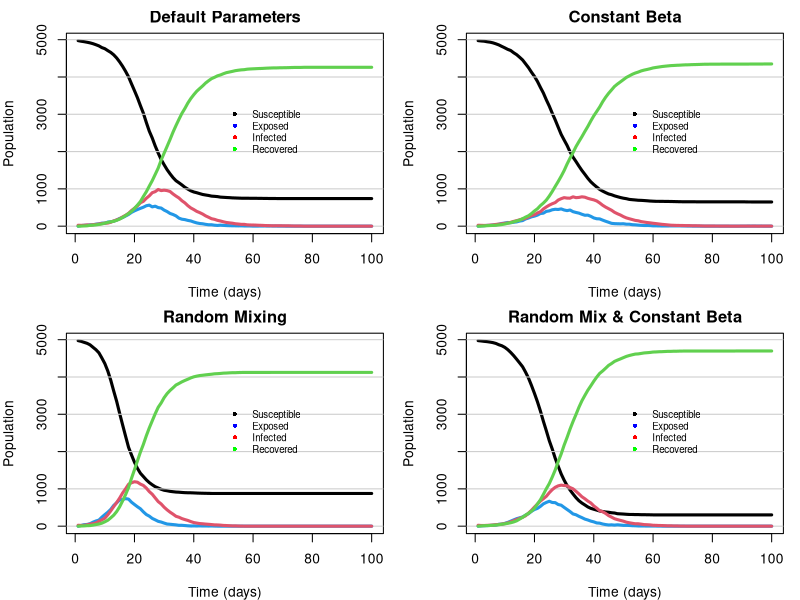

Generate this figure with R:
# Jackson Cramer (s2274544), Maximillian McCourt (s2145762), Natalia Montalvo Cabornero (s1969053)

# Our group worked collaboratively on the development and optimisation of all exercises.
# Although tasks were divided among us, we maintained a balanced workload through 
# regular code reviews, debugging sessions, and problem-solving meetings.
# Jackson focused for the plotting functions and household creation. 
# Max focused on implementing the nseir function.
# Natalia focusedto the get.net function and commenting.


######### GENERAL DESCRIPTION #########

# This project extends the SEIR epidemic model by incorporating household and social 
# network structures. Individuals are grouped into households and connected through 
# probabilistic contact networks based on sociability parameters. The model simulates 
# disease transmission through household, network, and random interactions to study 
# how social structure and individual variability affect epidemic dynamics.



#########  SETTING UP  ##########

# In this section, we define the population structure and create social networks.
# The goal is to represent both household connections and external contacts
# in order to model how social structure influences the spread of infectious diseases.


## --- Distribution into Households --- ##

n <- 5000  # Total population size
h_max <- 5 # Maximum number of people per household

# Each individual is randomly assigned to a household of size between 1 and h_max.
# This creates a heterogeneous household structure.
h <- rep(1:n, sample(1:h_max, n, replace=TRUE))[1:n] |> sample()


## --- Creation of networks --- ## 

# get.net() constructs a social contact network among individuals.
# Each person i can form contacts with others who are not in the same household.
# beta = individual sociability
# h = household structure
# nc = expected number of contacts per person
get.net <- function(beta,h,nc=15){
  
  # n <- length(beta) ## do we need to keep this?? Always going to be = og n
  
  # Initialize an empty contact list for all individuals
  contacts <- vector("list", n)
  
  # Compute a coefficient to normalize the expected number of contacts
  coeff <- nc/(mean(beta)**2 * (n - 1))
  
  # Loop over all individuals to create network links
  for (i in 1:(n-1)){
    
    # Identify all possible contacts who are not in the same household
    non_h <- h[(i+1):n]!=h[i] 
    poss_links <- c((i+1):n)[non_h]  # initialise all possible links
    
    # Extract beta values (sociability parameters) for potential contacts
    beta_poss_links <- beta[poss_links]
    
    # Compute the probability of forming a contact between individual i and others
    prob_betas <- coeff*beta[i]*beta_poss_links
    
    # Generate links based on the assigned connection probabilities
    link_idx <- rbinom(length(prob_betas), 1, prob_betas) == 1
    links <- poss_links[link_idx]
    
    # Store the links in the contacts list
    contacts[[i]] <- c(contacts[[i]], links)
    for (j in links) {
      contacts[[j]] <- c(contacts[[j]], i)
    }
  }
  
  # Return the full contact network as list
  return(contacts)
}

#system.time(alink <- get.net(beta,h,nc))


# SEIR Model

nseir <- function(beta,h,alink,alpha=c(.1,.01,.01),delta=.2,gamma=.4,nc=15, nt = 100,pinf = .005){
  # Our SEIR, t data
  # Using S=0, E=1, I=2, R=3 structure
  n <- length(beta)
  # defining alphas
  alpha_h <- alpha[1]
  alpha_c <- alpha[2]
  alpha_r <- alpha[3]
  # total population
  x <- rep(0, n)
  # initialise infected individuals at random
  x[sample(n, max(1,round(n*pinf)))] <- 2 # use max() to ensure at least 1 person starts as infected
  # initialise SEIR counts
  S <- E <- I <- R <- rep(0,nt)
  S[1] <- sum(x == 0)
  I[1] <- sum(x == 2)
  # initialize denominator for probability calculation
  coeff <- (alpha_r*nc)/(mean(beta)^2 * (n-1))
  # loop over days
  for (t in 2:nt){
    # generate n random deviates for mutually exclusive daily transitions
    u <- runif(n)
    x[x==2 & u<delta] <- 3 # infected to recovered
    x[x==1 & u<gamma] <- 2 # exposed to infected
    # susceptible to exposed
    current_I <- which(x==2)
    for (i in current_I){
      # if x is susceptible, and in same household as i, and random number less than alpha_h probability
      household <- which(h==h[i] & x==0)
      # uses runif of length of household to select which household members become exposed
      x[household[runif(length(household)) < alpha_h]] <- 1
      # contacts mixing daily probability
      # if x is susceptible, and in contact list of i, and random number less than alpha_c probability
      # finds all susceptible contacts of infected person i
      contacts_i <- alink[[i]]
      sus_contacts <- contacts_i[x[contacts_i]==0]
      # uses runif of length of susceptible contacts to select which susceptible contacts become exposed
      x[sus_contacts[runif(sus_contacts) < alpha_c]] <- 1
      # random mixing daily probability
      susceptible <- which(x==0) # initialize those susceptible to infection
      r_prob <- coeff*beta[i]*beta[susceptible]
      x[susceptible[runif(length(susceptible)) < r_prob]] <- 1
      # count of SEIR population
    }
    S[t] <- sum(x==0)
    E[t] <- sum(x==1)
    I[t] <- sum(x==2)
    R[t] <- sum(x==3)
  }
  return(list(S=S,E=E,I=I,R=R,t=1:nt))
}

#system.time(epi <- nseir(beta,h,alink))
# function operates correctly, runs in about 8.5 seconds with n=10,000.

# Next we create a function, plot_dynamics, to visualize the number of individuals in each SEIR compartment over time.

plot_dynamics = function(pop_states, title=""){
  # pop_states - population state counts as produced by nseir
  # title - desired plot title
  
  # calculate highest population among groups for consistent axis scaling
  ymax <- max(c(pop_states$S, pop_states$E, pop_states$I, pop_states$R))
  # plot susceptible population over time as a black line
  plot(pop_states$S,ylim=c(0,ymax), type="l", lwd=3, xlab="Time (days)", ylab="Population", main=title)
  # add horizontal grid lines at axis tick marks for easy comparison
  abline(h=axTicks(2), col="gray80")
  # plot remaining SEIR groups as unique colored lines
  lines(pop_states$E, col=4, lwd=3) # E blue
  lines(pop_states$I, col=2, lwd=3) # I red
  lines(pop_states$R, col=3, lwd=3) # R green
  # include legend to identify which color corresponds to which SEIR group
  legend(x=length(pop_states$R)/2, y=ymax/1.5,
         legend=c("Susceptible", "Exposed", "Infected", "Recovered"),
         col=c("black", "blue", "red", "green"),
         lty=NA, lwd=2,
         pch=16,
         cex=0.7, bty="n")
}


# Next we will compare four epidemic scenarios generated by the SEIR model.

# first, initialize a 'sociability' parameter (a number between 0 and 1) for each person
beta <- runif(n, 0, 1)
# using get.net, create regular network of contacts between each person
alink <- get.net(beta,h)

# 1. Default Parameters
# simulate epidemic using default parameters as specified in nseir function
def_params = nseir(beta,h,alink)

# 2. Random Mixing
# simulate epidemic by removing household and regular network structure, keeping average initial infections per day the same for each person
# to do so, set alpha h and alpha c to 0, while setting alpha r to .04.
random_mixing = nseir(beta, h, alink, alpha=c(0,0,.04))

# 3. Constant Beta
# simulate epidemic using full model with default parameters, but assigning each person the same 'sociability' parameter, which is the average of our original beta parameters
avg_beta = 1:length(beta)
avg_beta[1:length(avg_beta)] = mean(beta)
constant_beta = nseir(avg_beta,h,alink)

# 4. Random Mixing & Constant Beta
# simulate epidemic by combining the conditions of the previous two simulations (random mixing and constant beta)
random_mix_constant_beta = nseir(avg_beta,h,alink, alpha=c(0,0,.04))

# Lastly, we will plot each of the above epidemic scenarios using plot_dynamics

# set plotting layout/margins for epidemic plots
par(mfcol=c(2,2), mar=c(4,4,2,1))
# specify titles to be added to plots
titles <- c("Default Parameters", "Random Mixing", "Constant Beta", "Random Mix & Constant Beta")
plots <- list(def_params, random_mixing, constant_beta, random_mix_constant_beta)
# loop through each simulation and plot their epidemic dynamics
for (i in seq_along(plots)) {
  plot_dynamics(plots[[i]], titles[i])
}

# Comment on plots
